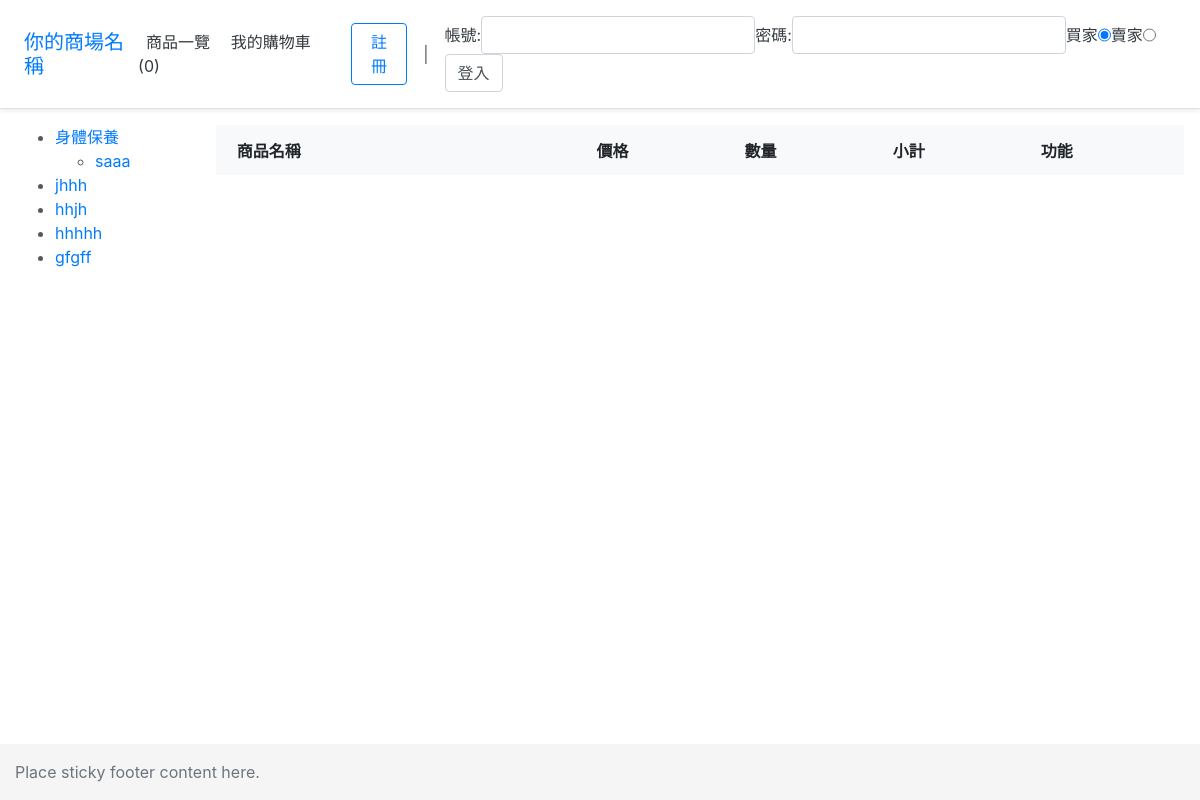
/admin/Insense/frontStage/myCart.php, run on the app's committed database.
### tables this page shows
CREATE TABLE `categories` (
  `categoryId` int(11) NOT NULL COMMENT '流水號',
  `categoryName` varchar(100) DEFAULT NULL COMMENT '類別名稱',
  `categoryParentId` int(11) NOT NULL DEFAULT '0' COMMENT '上層編號',
  `created_at` datetime NOT NULL DEFAULT CURRENT_TIMESTAMP COMMENT '新增時間',
  `updated_at` datetime NOT NULL DEFAULT CURRENT_TIMESTAMP ON UPDATE CURRENT_TIMESTAMP COMMENT '更新時間'
);

### admin/Insense/frontStage/tpl/func-buildTree.php (the view)
<?php
function buildTree($pdo, $parentId = 0){
    $sql = "SELECT `categoryId`, `categoryName`, `categoryParentId`
            FROM `categories`
            WHERE `categoryParentId` = ?";
    $stmt = $pdo->prepare($sql);
    $arrParam = [$parentId];
    $stmt->execute($arrParam);
    if($stmt->rowCount() > 0) {
        echo "<ul>";
        $arr = $stmt->fetchAll(PDO::FETCH_ASSOC);
        for($i = 0; $i < count($arr); $i++) {
            echo "<li>";
            echo "<a href='./itemList.php?categoryId={$arr[$i]['categoryId']}'>{$arr[$i]['categoryName']}</a>";
            buildTree($pdo, $arr[$i]['categoryId']);
            echo "</li>";
        }
        echo "</ul>";
    }
}

### css/carousel.css (style rules this page uses)
body { color: #5a5a5a; }

### data on the page
categories: categoryName "身體保養"
categories: categoryName "saaa"
categories: categoryName "jhhh"
categories: categoryName "hhjh"
categories: categoryName "hhhhh"
categories: categoryName "gfgff"
